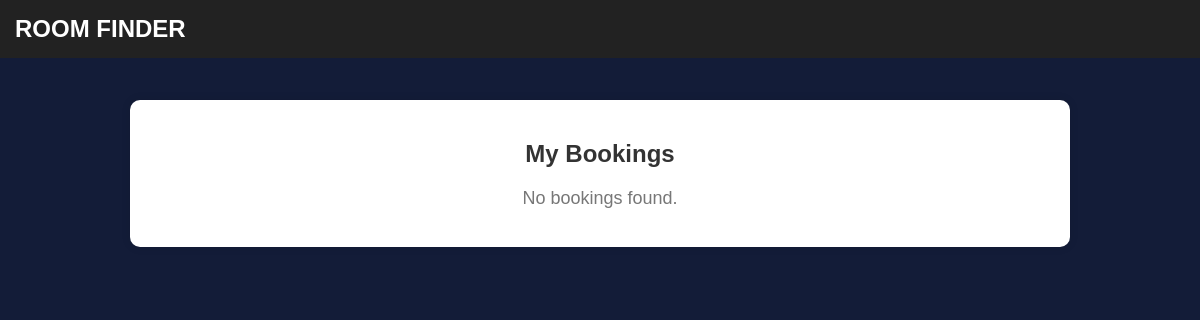
/renter/view_bookings/, run on an earlier commit of the app's database.
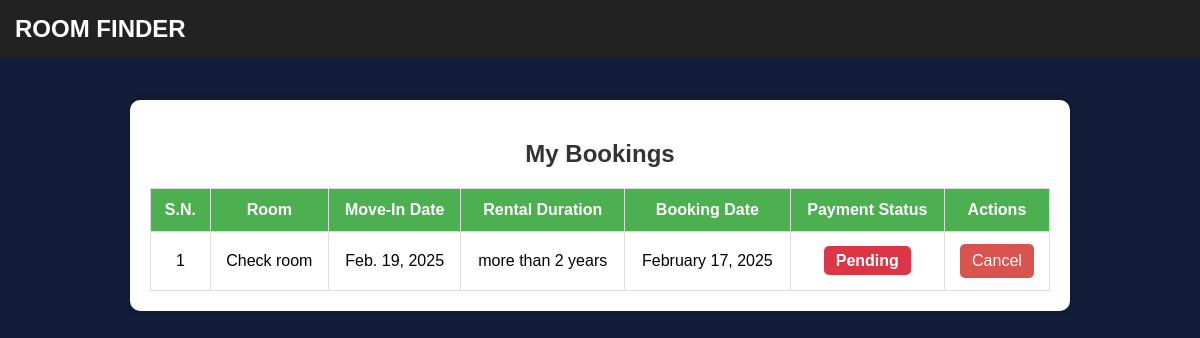
And on a later commit of the database.
### Renter/models.py (models this page shows, shortened)
class Booking(models.Model):
    room = models.ForeignKey(Room, on_delete=models.CASCADE, related_name='bookings')
    renter = models.ForeignKey(Renter, on_delete=models.CASCADE, related_name='bookings')
    booking_date = models.DateTimeField(auto_now_add=True, null=True)
    move_in_date = models.DateField()
    rental_duration = models.CharField(help_text="Duration in months", max_length=40)
    payment_status = models.BooleanField(default=False)
    approved = models.BooleanField(default=False, null=True)

### Landlord/models.py (models this page shows, shortened)
class Room(models.Model):
    ROOM_TYPE = [
        ('Single', 'Single'),
        ('Double', 'Double'),
        ('Flat', 'Flat'),
    ]
    owner = models.ForeignKey(Landlord, on_delete=models.CASCADE, null=True)
    title = models.CharField(max_length=255)
    price = models.DecimalField(max_digits=10, decimal_places=2)
    location = models.CharField(max_length=255)
    description = models.TextField()
    room_type = models.CharField(choices=ROOM_TYPE, max_length=10, null=True, default="Single")
    is_available = models.BooleanField(default=True)
    image = models.ManyToManyField('RoomImage', related_name='rooms')

### Renter/views.py (the view)
# urls.py: path('view_bookings/', view_bookings, name="view_bookings"),
def view_bookings(request):
    bookings = Booking.objects.filter(approved=False)
    context = {
        'bookings' : bookings,
    }
    return render(request, "renter/view_bookings.html", context)

### ROOM_FINDER/templates/renter/view_bookings.html (shortened to what this page needs)
<!DOCTYPE html>
<html lang="en">
<head>
    <link rel="stylesheet" href="https://cdnjs.cloudflare.com/ajax/libs/font-awesome/6.4.2/css/all.min.css">
</head>
<body>
<header>
    <div class="logo">Room Finder</div>
</header>
<div class="container">
    <h2>My Bookings</h2>
    {% if bookings %}
        <table>
            <thead>
                <tr>
                    <th>S.N.</th>
                    <th>Room</th>
                    <th>Move-In Date</th>
                    <th>Rental Duration</th>
                    <th>Booking Date</th>
                    <th>Payment Status</th>
                    <th>Actions</th>
                </tr>
            </thead>
            <tbody>
                {% for booking in bookings %}
                    <tr>
                        <td>{{ forloop.counter }}</td>
                        <td>{{ booking.room.title }}</td>
                        <td>{{ booking.move_in_date }}</td>
                        <td>{{ booking.rental_duration }}</td>
                        <td>{{ booking.booking_date|date:"F d, Y" }}</td>
                        <td>
                            {% if booking.payment_status %}
                                <span class="badge paid">Paid</span>
                            {% else %}
                                <span class="badge pending">Pending</span>
                            {% endif %}
                        </td>
                        <td>
                            <a href="{% url 'cancel_booking' booking.id %}" class="btn btn-cancel" onclick="return confirm('Are you sure you want to cancel this booking?');">
                                Cancel
                            </a>
                        </td>
                    </tr>
                {% endfor %}
            </tbody>
        </table>
    {% else %}
        <p class="no-bookings">No bookings found.</p>
    {% endif %}
</div>
</body>
</html>

What changed in the data, as far as the page shows it:
added Booking: room "Check room", move_in_date "Feb. 19, 2025", rental_duration "more than 2 years", booking_date "February 17, 2025", payment_status "Pending"
Also different on the page:
text no longer shown: "No bookings found."
text now shown: "S.N. Room Move-In Date Rental Duration Booking Date Payment Status Actions"
